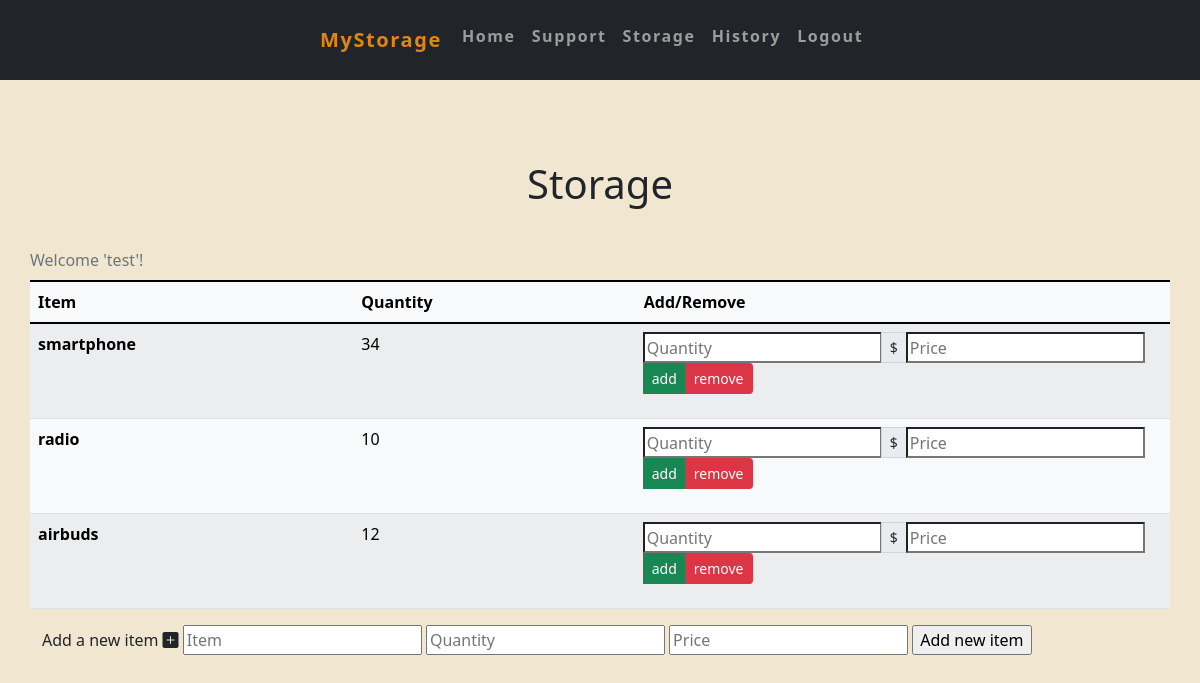
The page /storage (signed in) on the database its author committed.
### app/models.py (models this page shows, shortened)
class user(db.Model):
    id = db.Column(db.Integer(), primary_key=True)
    username = db.Column(db.String(length=30), nullable=False, unique=True)
    password_hash = db.Column(db.String(length=60), nullable=False)
    items = db.relationship('storage', backref='owned_user', lazy=True)
    time = db.relationship('history', backref='owner_history', lazy=True)

class storage(db.Model):
    id = db.Column(db.Integer(), primary_key=True)
    item = db.Column(db.String(length=30), nullable=False)
    quantity = db.Column(db.Integer(), nullable=False)
    owner = db.Column(db.Integer(), db.ForeignKey('user.id'))

### app/routes.py (the view, shortened to what this page needs)
@app.route('/storage', methods=["GET", "POST"])
@login_required
def storage_page():
    user_id = session.get("user_id")
    """Showing Storage"""
    username = user.query.all()[user_id - 1].username
    user_storage = storage.query.filter_by(owner=session.get("user_id")).all()
    if not user_storage:
        empty = True
        return render_template('storage.html', empty=empty, username=username)
    else:
        empty = False
        return render_template('storage.html', user_storage=user_storage, username=username, empty=empty)

### app/helpers.py (called while the page is built)
def login_required(f):
    @wraps(f)
    def decorated_function(*args, **kwargs):
        if session.get("user_id") is None:
            return redirect("/login")
        return f(*args, **kwargs)
    return decorated_function

### app/templates/storage.html (shortened to what this page needs)
{% extends 'base.html' %}
{% block main %}
    <main class="container-md">
        <div class="row text-center">
            <h1>Storage</h1>
        </div><br>
        <div class="row table-responsive">
            <table class="table table-light table-striped table-hover caption-top">
                <caption>Welcome '{{ username }}'!</caption>
                <thead class="thead-dark">
                    <tr>
                        <th scope="col">Item</th>
                        <th style="text-align: center;" class="td-secondchild" scope="col">Quantity</th>
                        <th class="td-lastchild" scope="col">Add/Remove</th>
                    </tr>
                </thead>
                <tbody>
                    {% if empty == False %}
                    {% for item in user_storage %}
                        <tr>
                            <th scope="row">{{ item.item }}</th>
                            <td class="td-secondchild" style="text-align: center;">{{ item.quantity }}</td>
                            <td class="td-lastchild">
                                    <div class="input-group input-group-sm mb-3">
                                        <input type="number" aria-label="Sizing example input" aria-describedby="inputGroup-sizing-sm" id="quantity_{{ item.item }}"
                                                    name="quantity_{{ item.item }}" placeholder="Quantity">
                                        <span class="input-group-text">$</span>
                                        <input type="number" aria-label="Dollar amount (with dot and two decimal places)" id="price_{{ item.item }}" name="price_{{ item.item }}" placeholder="Price">
                                        <input type="submit" class="btn btn-success" data-toggle="modal" data-target="#modal-storage" value="add" id="add_{{ item.item }}"
                                                    onclick="modal_button('add', 'item_{{ item.item }}', 'quantity_{{ item.item }}', 'price_{{ item.item }}')">
                                        <input type="submit" class="btn btn-danger" data-toggle="modal" data-target="#modal-storage" value="remove" id="remove_{{ item.item }}"
                                                    onclick="modal_button('remove', 'item_{{ item.item }}', 'quantity_{{ item.item }}', 'price_{{ item.item }}')">
                                    </div>
                            </td>
                        </tr>
                    {% endfor %}
                    {% else %}
                    <tr>
                        <th scope="row"></th>
                        <td class="td-secondchild" style="text-align: center;">No items</td>
                        <td></td>
                    </tr>
                    {% endif %}
                </tbody>
            </table>
        </div>
        <div class="row align-items-start">
            <div>
                <label for="">Add a new item</label>
                <i class="bi bi-plus-square-fill"></i>
                <input type="text" aria-label="Sizing example input" aria-describedby="inputGroup-sizing-sm" id="item_action" name="item_action" placeholder="Item">
                <input type="number" aria-label="Sizing example input" aria-describedby="inputGroup-sizing-sm" id="new_quantity" name="new_quantity" placeholder="Quantity">
                <input type="number" aria-label="Dollar amount (with dot and two decimal places)" id="new_price" name="new_price" placeholder="Price">
                <input type="submit" class="bi bi-plus-square-fill" value="Add new item" id="new_add" onclick="newitem_button()">
            </div>
        </div>
    </main>
{% endblock %}

### app/static/styles.css (style rules this page uses)
@media screen and (min-width: 950px) { main { margin: 0; box-sizing: border-box; overflow-x: hidden; padding: 10rem 2rem 0 5rem; } }
html, body { height: 100%; }
body { position: relative; min-height: 100%; background-color: #f1e7d0; margin: 0; padding: 0; box-sizing: border-box; overflow-x: hidden; }
.td-lastchild { padding-left: 30% !important; }
.td-secondchild { padding-left: 15% !important; }

### rows shown on the page
user: username "test"
storage: item "smartphone", quantity "34"
storage: item "radio", quantity "10"
storage: item "airbuds", quantity "12"
